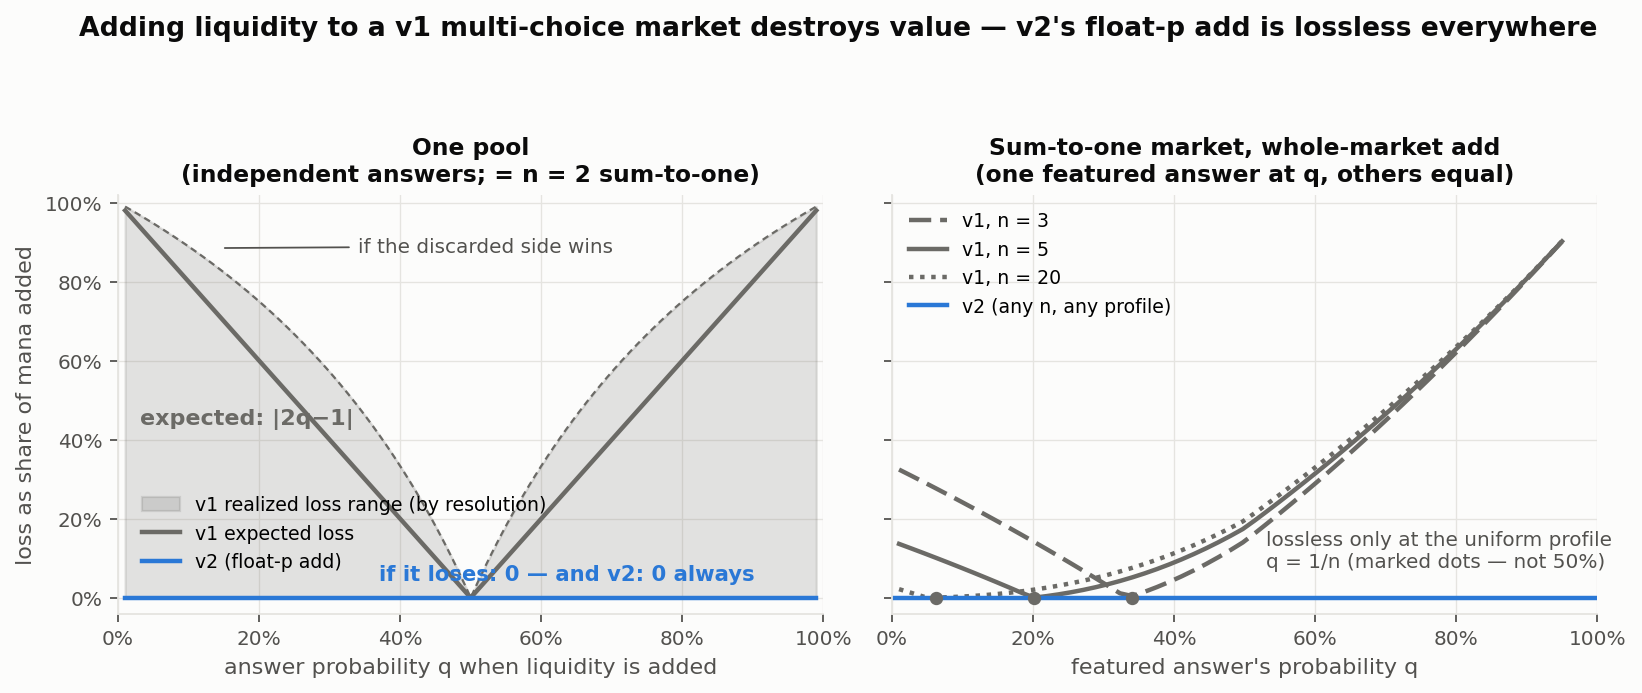

Write Python code to recreate this figure.
#!/usr/bin/env python3
"""Figure C1 — what v1 does to added liquidity (and v2 doesn't).

Two vendor paths, two panels:

LEFT — one pool (the `addCpmmLiquidityFixedP` primitive: any independent-answers
multi-choice add; also exactly the n=2 sum-to-one case). Holding p = 1/2 forces
discarding shares on one side. Valued at the answer's probability the EV loss is
|2q−1| of the amount added; the REALIZED loss depends on the resolution:
the discarded shares are all on the abundant side, worth |2q−1|/max(q,1−q) if
that side wins and NOTHING if it loses. (Binary cpmm-1 markets don't use this
primitive — their add floats p and is lossless. v2 brings that same float-p add
to multi-choice.)

RIGHT — sum-to-one whole-market add (`addCpmmMultiLiquidityAnswersSumToOne`).
The vendor partially rescues itself: thrown NO shares convert to YES-on-others
and the min across answers is reinvested as complete sets; only the excess is
dropped. The discard is therefore a pure function of the probability PROFILE:
zero at uniform (1/n each) and growing with skew — for n > 2 the safe point is
NOT 50%, it's 1/n. v2's float-p add is identically lossless at every profile.

Both panels computed from ports of the vendor functions (scenarios.py);
asserts pin the closed form, the n=2 reduction, and the uniform-zero.
"""

from __future__ import annotations

import numpy as np
import matplotlib.pyplot as plt

import figstyle as st
import scenarios as sc


def one_pool_ev_loss(q: float) -> float:
    """|2q−1|: EV of discarded shares per unit added (fixed-p add, one pool)."""
    return abs(2 * q - 1)


def one_pool_worst_loss(q: float) -> float:
    """Realized loss per unit added if the abundant (discarded) side wins."""
    return abs(2 * q - 1) / max(q, 1 - q)


def main() -> None:
    st.apply()
    fig, (axl, axr) = plt.subplots(1, 2, figsize=(10.6, 4.4), sharey=True)

    # ---------------- left: one pool ----------------
    qs = np.linspace(0.01, 0.99, 393)
    ev = np.array([one_pool_ev_loss(q) for q in qs])
    worst = np.array([one_pool_worst_loss(q) for q in qs])

    # asserts: closed form == vendor port via the n=2 sum-to-one reduction
    r2 = sc.v1_sum_to_one_add(sc.featured_profile(0.7, 2), 1000.0)
    assert abs(r2["ev_loss"] / 1000 - one_pool_ev_loss(0.7)) < 1e-9
    assert abs(r2["max_loss"] / 1000 - one_pool_worst_loss(0.7)) < 1e-9
    assert r2["rounds"] == 1  # n=2: nothing to recycle

    axl.fill_between(qs, 0, worst, color=st.V1, alpha=st.BAND_ALPHA,
                     label="v1 realized loss range (by resolution)")
    axl.plot(qs, ev, color=st.V1, label="v1 expected loss")
    axl.plot(qs, worst, color=st.V1, lw=1.0, ls=(0, (3, 2)))
    axl.plot(qs, np.zeros_like(qs), color=st.V2, label="v2 (float-p add)")

    axl.annotate("if the discarded side wins", xy=(0.145, 0.885),
                 xytext=(0.34, 0.875), **st.ANNOT_KW,
                 arrowprops=dict(arrowstyle="-", color=st.INK_2, lw=0.8))
    axl.annotate("expected: |2q−1|", xy=(0.335, 0.44), color=st.V1,
                 fontsize=10, fontweight="bold", ha="right")
    axl.annotate("if it loses: 0 — and v2: 0 always", xy=(0.37, 0.045),
                 color=st.V2, fontsize=9.5, fontweight="bold")
    axl.set_title("One pool\n(independent answers; = n = 2 sum-to-one)",
                  fontsize=10.5)
    axl.set_xlabel("answer probability q when liquidity is added")
    axl.set_ylabel("loss as share of mana added")
    axl.legend(loc="lower left", bbox_to_anchor=(0.01, 0.06), fontsize=8.5)

    # ---------------- right: sum-to-one whole-market add ----------------
    for n, ls in ((3, (0, (5, 2))), (5, "solid"), (20, (0, (1, 1.5)))):
        grid = np.linspace(0.01, 0.95, 55)
        ev_n = np.array(
            [sc.v1_sum_to_one_add(sc.featured_profile(float(q), n), 1000.0)["ev_loss"] / 1000
             for q in grid]
        )
        # uniform profile is exactly lossless
        assert sc.v1_sum_to_one_add([1 / n] * n, 1000.0)["ev_loss"] < 1e-6 * 1000
        axr.plot(grid, ev_n, color=st.V1, ls=ls, label=f"v1, n = {n}")
        i0 = int(np.argmin(ev_n))
        axr.plot([grid[i0]], [0], marker="o", ms=5, color=st.V1, zorder=4)

    axr.plot([0, 1], [0, 0], color=st.V2, label="v2 (any n, any profile)")
    axr.annotate("lossless only at the uniform profile\nq = 1/n (marked dots — not 50%)",
                 xy=(0.53, 0.17), va="top", **st.ANNOT_KW)
    axr.set_title("Sum-to-one market, whole-market add\n(one featured answer at q, others equal)",
                  fontsize=10.5)
    axr.set_xlabel("featured answer's probability q")
    axr.legend(loc="upper left", fontsize=8.5)

    for ax in (axl, axr):
        st.pct(ax, "x")
        st.despine(ax)
        ax.set_xlim(0, 1)
        ax.set_ylim(-0.04, 1.02)
    st.pct(axl, "y")

    fig.suptitle("Adding liquidity to a v1 multi-choice market destroys value — "
                 "v2's float-p add is lossless everywhere",
                 fontsize=12, fontweight="bold", color=st.INK)
    fig.tight_layout(rect=(0, 0, 1, 0.92))
    st.save(fig, "fig_liquidity_add_burn")

    r = sc.v1_sum_to_one_add(sc.featured_profile(0.9, 5), 1000.0)
    print(f"n=5, featured 90%: M1,000 added -> EV loss M{r['ev_loss']:.0f}, "
          f"realized [M{r['min_loss']:.0f}, M{r['max_loss']:.0f}]")


if __name__ == "__main__":
    main()
